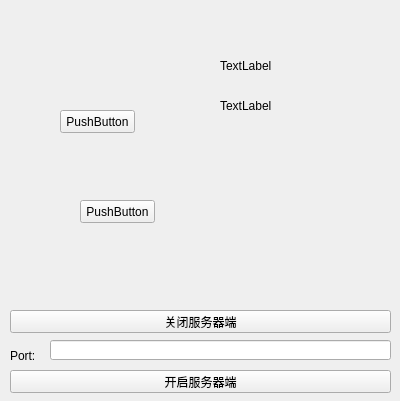
<?xml version="1.0" encoding="UTF-8"?>
<ui version="4.0">
 <class>MainWindow</class>
 <widget class="QMainWindow" name="MainWindow">
  <property name="geometry">
   <rect>
    <x>0</x>
    <y>0</y>
    <width>400</width>
    <height>401</height>
   </rect>
  </property>
  <property name="windowTitle">
   <string>MainWindow</string>
  </property>
  <widget class="QWidget" name="centralWidget">
   <widget class="QLabel" name="PortLabel">
    <property name="geometry">
     <rect>
      <x>10</x>
      <y>350</y>
      <width>54</width>
      <height>12</height>
     </rect>
    </property>
    <property name="text">
     <string>Port:</string>
    </property>
   </widget>
   <widget class="QLineEdit" name="PortLineEdit">
    <property name="geometry">
     <rect>
      <x>50</x>
      <y>340</y>
      <width>341</width>
      <height>20</height>
     </rect>
    </property>
   </widget>
   <widget class="QPushButton" name="CreateBtn">
    <property name="geometry">
     <rect>
      <x>10</x>
      <y>370</y>
      <width>381</width>
      <height>23</height>
     </rect>
    </property>
    <property name="text">
     <string>开启服务器端</string>
    </property>
   </widget>
   <widget class="QLabel" name="label">
    <property name="geometry">
     <rect>
      <x>70</x>
      <y>60</y>
      <width>54</width>
      <height>12</height>
     </rect>
    </property>
    <property name="text">
     <string/>
    </property>
   </widget>
   <widget class="QPushButton" name="btnClose">
    <property name="geometry">
     <rect>
      <x>60</x>
      <y>110</y>
      <width>75</width>
      <height>23</height>
     </rect>
    </property>
    <property name="text">
     <string>PushButton</string>
    </property>
   </widget>
   <widget class="QPushButton" name="btnMin">
    <property name="geometry">
     <rect>
      <x>80</x>
      <y>200</y>
      <width>75</width>
      <height>23</height>
     </rect>
    </property>
    <property name="text">
     <string>PushButton</string>
    </property>
   </widget>
   <widget class="QLabel" name="labelIP">
    <property name="geometry">
     <rect>
      <x>220</x>
      <y>60</y>
      <width>54</width>
      <height>12</height>
     </rect>
    </property>
    <property name="text">
     <string>TextLabel</string>
    </property>
   </widget>
   <widget class="QLabel" name="labelPort">
    <property name="geometry">
     <rect>
      <x>220</x>
      <y>100</y>
      <width>54</width>
      <height>12</height>
     </rect>
    </property>
    <property name="text">
     <string>TextLabel</string>
    </property>
   </widget>
   <widget class="QPushButton" name="ExitBtn">
    <property name="geometry">
     <rect>
      <x>10</x>
      <y>310</y>
      <width>381</width>
      <height>23</height>
     </rect>
    </property>
    <property name="text">
     <string>关闭服务器端</string>
    </property>
   </widget>
  </widget>
 </widget>
 <layoutdefault spacing="6" margin="11"/>
 <resources/>
 <connections/>
</ui>
